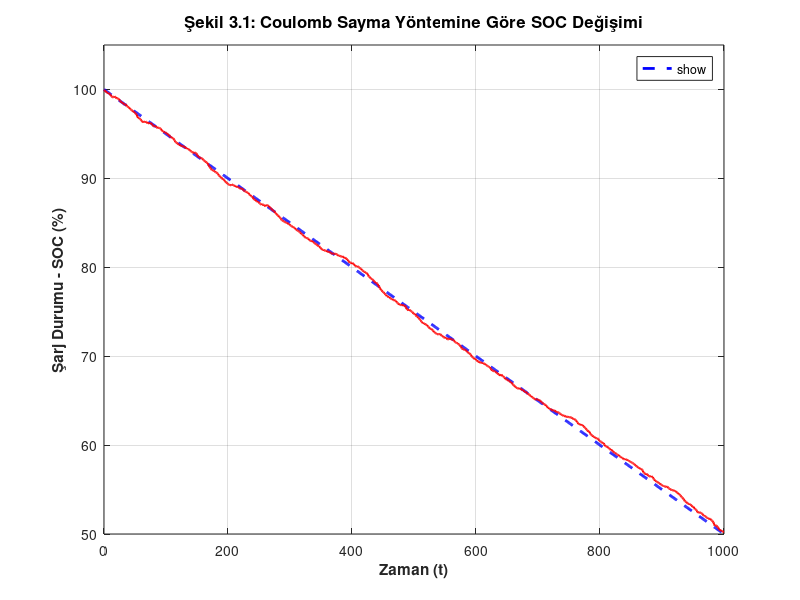

This chart was generated by the following MATLAB code:
% Tez İçin Şekil 3.1: Coulomb Sayma Yöntemi SOC Grafiği
clc; clear; close all;

% Zaman vektörü (saniye)
t = 0:1:1000;

% 1. Durum: Sabit Akım (Doğrusal Azalma)
% SOC %100'den başlar, doğrusal iner
soc_sabit = 100 - (0.05 * t);

% 2. Durum: Değişken Akım (Dinamik Azalma)
% Gürültü ve dalgalanma ekleyerek dinamik yük simülasyonu
rng(42); % Tutarlı sonuç için seed
noise = -0.05 + 0.05 * randn(size(t)); % Rastgele akım değişimleri
soc_degisken = 100 + cumsum(noise);
% Sınırları 100'e sabitle (fiziksel sınır)
soc_degisken(soc_degisken > 100) = 100;

% Grafik Çizimi
figure('Color', 'w'); % Arka plan beyaz
hold on;

% Sabit Akım Çizgisi (Mavi, Kesikli)
plot(t, soc_sabit, '--b', 'LineWidth', 2, 'DisplayName', 'Sabit Akım (Constant Current)');

% Değişken Akım Çizgisi (Kırmızı, Düz)
plot(t, soc_degisken, '-r', 'LineWidth', 1.5, 'DisplayName', 'Değişken Akım (Variable Current)');

% Eksenler ve Başlıklar
title('Şekil 3.1: Coulomb Sayma Yöntemine Göre SOC Değişimi', 'FontSize', 12, 'FontWeight', 'bold');
xlabel('Zaman (t)', 'FontSize', 11, 'FontWeight', 'bold');
ylabel('Şarj Durumu - SOC (%)', 'FontSize', 11, 'FontWeight', 'bold');

% Lejant ve Izgara
legend('show', 'Location', 'northeast');
grid on;
box on; % Çerçeveyi kapat

% Eksen sınırlarını ayarla
ylim([50 105]);
xlim([0 1000]);

hold off;
